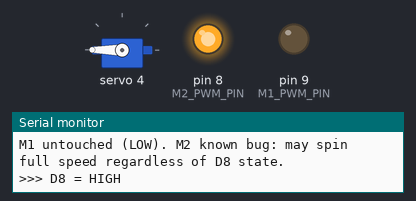
Recording of a sketch running on a simulated Arduino Uno, built for the host (arithmetic inside an expression is 32-bit, double 64-bit). Parts: servo, output pins drawn as LEDs (lit = HIGH), the last lines printed to the serial monitor.

Above: at 5.0 s.
At 12.5 s:
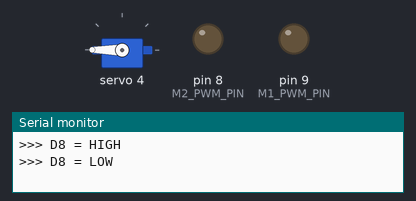
Timing chart, 0 to 19.5 s (numbered marks = the images above):
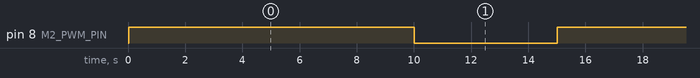

Measured:
- by itself, pin 8 (M2_PWM_PIN): alternates HIGH for 10.0 s and LOW for 5.0 s

The sketch:

bmduino_m2_pwm_only_probe.ino
```cpp
// 排除「M2的ENB(D8)訊號到底有沒有送到驅動板」的疑慮：只操作D8這根線，
// 在全開(duty=255，等於一直HIGH)跟全關(duty=0，等於一直LOW)之間切換，
// 4秒開、1.5秒關，方便直接用電表量兩個點：
//   1. BMduino D8腳本身（74LS14之前）——確認BMduino真的有輸出訊號
//   2. 驅動板ENB接腳（74LS14之後）——確認訊號有沒有真的送達
// M2方向固定設為正轉（讓驅動板方向端是確定狀態，不影響這個測試的重點）。
// M1完全不驅動（duty=0，coast），避免干擾判斷。
//
// 注意：M2目前已知的bug是「不管duty多少都全速轉」，所以這次測試預期
// 馬達可能全程都在轉，不用意外——這次要看的是D8/ENB這條線本身的電氣
// 訊號，不是馬達轉不轉。

#include <Arduino.h>
#include <Wire.h>
#include <Adafruit_PWMServoDriver.h>

Adafruit_PWMServoDriver pwm = Adafruit_PWMServoDriver(0x40, Wire1);

const uint8_t CH_M2_IN1 = 4;
const uint8_t CH_M2_IN2 = 3;
const uint8_t M1_PWM_PIN = 9;
const uint8_t M2_PWM_PIN = 8;

const uint32_t ON_MS = 10000;
const uint32_t OFF_MS = 5000;

void setup() {
  Serial.begin(115200);
  pinMode(M1_PWM_PIN, OUTPUT);
  pinMode(M2_PWM_PIN, OUTPUT);
  digitalWrite(M1_PWM_PIN, LOW);

  Wire1.begin();
  pwm.begin();
  pwm.setPWMFreq(50);

  pwm.setPin(CH_M2_IN1, 4095);
  pwm.setPin(CH_M2_IN2, 0);  // M2方向固定正轉

  Serial.println(F("=== M2 PWM-only probe: D8 toggling HIGH(10s)/LOW(5s), continuous ==="));
  Serial.println(F("Probe point 1: BMduino D8 pin (before 74LS14)"));
  Serial.println(F("Probe point 2: driver board ENB pin (after 74LS14)"));
  Serial.println(F("M1 untouched (LOW). M2 known bug: may spin full speed regardless of D8 state."));
}

void loop() {
  Serial.println(F(">>> D8 = HIGH"));
  digitalWrite(M2_PWM_PIN, HIGH);
  delay(ON_MS);

  Serial.println(F(">>> D8 = LOW"));
  digitalWrite(M2_PWM_PIN, LOW);
  delay(OFF_MS);
}
```
